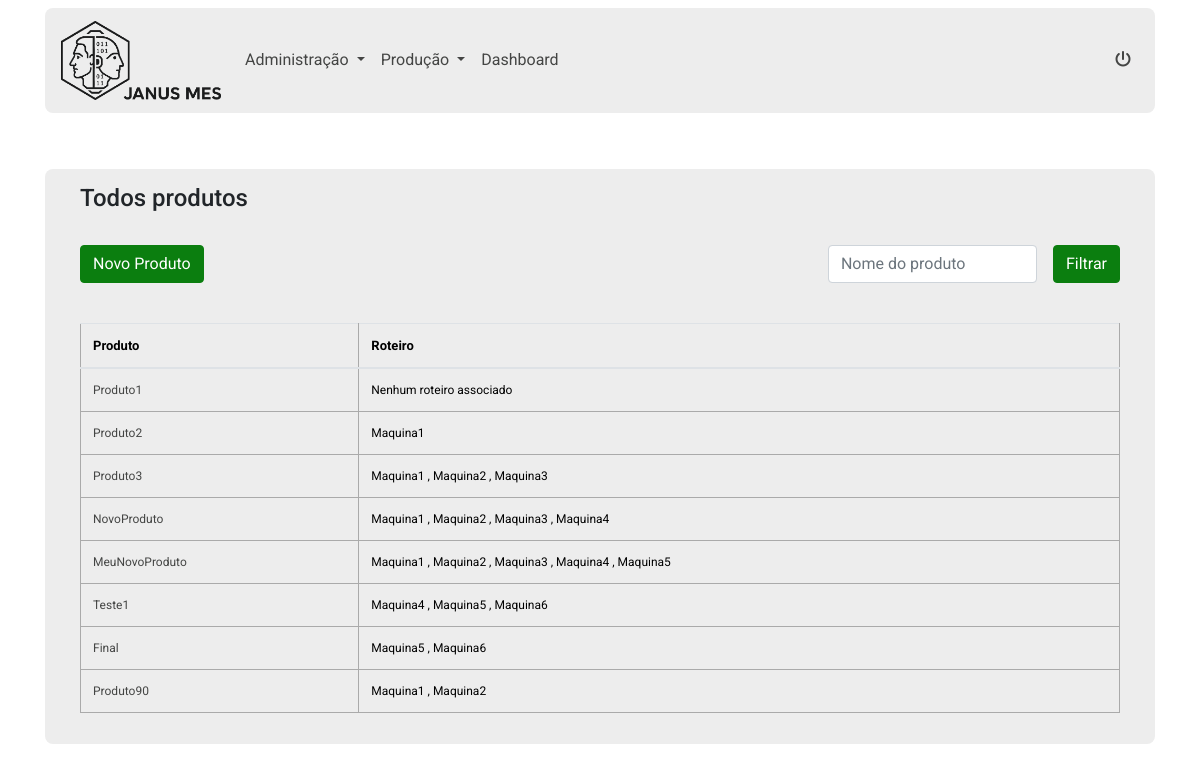
Page /products (signed in) on the earlier database version.
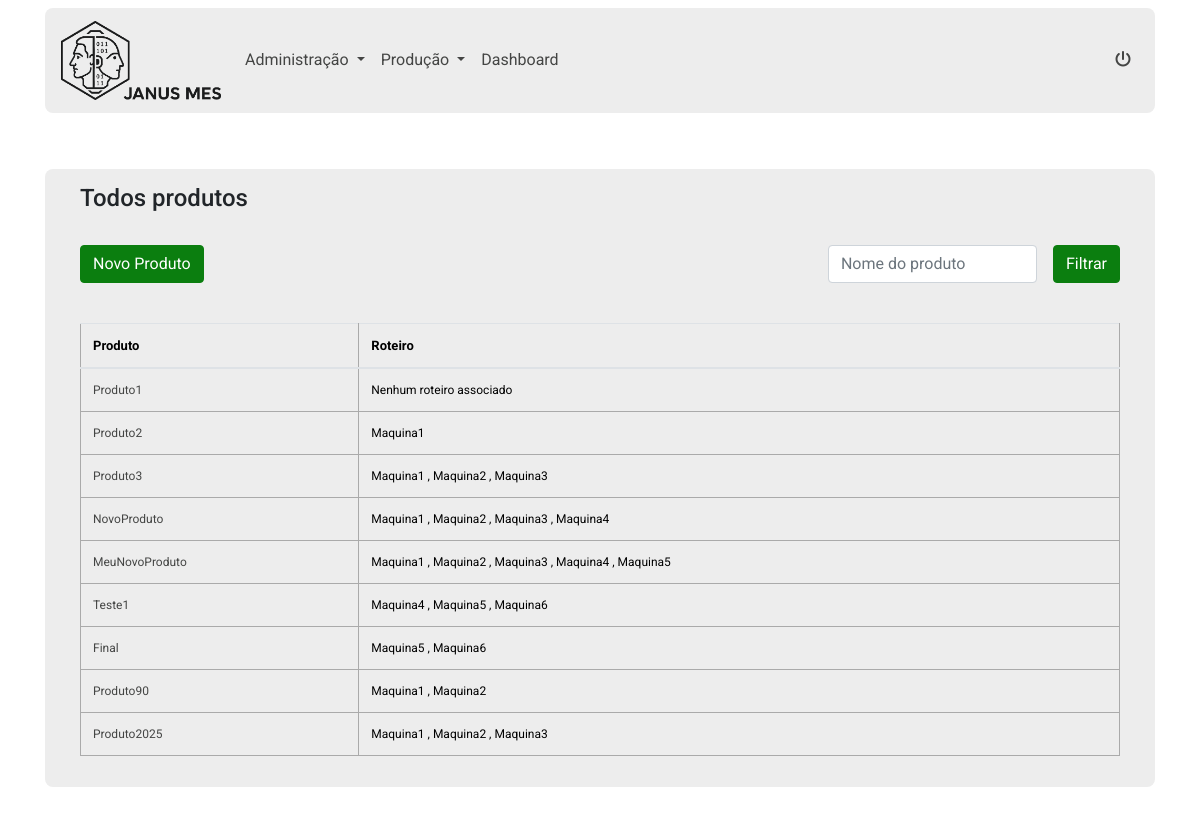
Same page on the later database version.
### app.py (models this page shows)
class Product(db.Model):
    id = db.Column(db.Integer, primary_key=True)
    nome = db.Column(db.String(100), nullable=False)
    ultima_producao = db.Column(db.DateTime)
    access_points = db.relationship('AccessPoint', secondary=products_access_points, backref=db.backref('products', lazy='dynamic'))

class AccessPoint(db.Model):
    id = db.Column(db.Integer, primary_key=True)
    name = db.Column(db.String(100), unique=True, nullable=False)

### app.py (the view)
@app.route('/products', methods=['GET', 'POST'])
@login_required
def products():
    form = TaskForm()
    produtos = Product.query.all()
    access_points = AccessPoint.query.all()
    if request.method == 'POST':
        produto_nome = request.form['nome']
        produtos = Product.query.filter(Product.nome.ilike(f"%{produto_nome}%")).all()
    return render_template('products.html', produtos=produtos, access_points=access_points, form=form)

### app.py
class TaskForm(FlaskForm):
    content = StringField(validators=[DataRequired(), Length(min=5, max=200)])
    submit = SubmitField('Atualizar')

### app.py (called while the page is built)
@login_manager.user_loader
def load_user(user_id):
    return User.query.get(int(user_id))

### templates/products.html (shortened to what this page needs)
{% extends 'base.html' %}
{% block head %}
<link rel="stylesheet" href="{{ url_for('static', filename='css/styles.css') }}">
{% endblock %}
{% block body %}
<div class="produtos py-5">
    <div class="container">
        <div class="row">
            <div class="col-12">
                <div class="produtos-container">
                    <div class="row">
                        <div class="col-12">
                            <h4>Todos produtos</h4>
                        </div>
                        <div class="col-12 py-4">
                            <div class="d-flex align-items-center justify-content-between w-100 h-100">
                                <button type="button" class="btn btn-primary" data-toggle="modal" data-target="#modalNovoProduto">Novo Produto</button>
                                <div class="d-flex align-items-center justify-content-center">
                                    <form method="POST" class="d-flex align-items-center justify-content-center">
                                        <input class="form-control" type="text" placeholder="Nome do produto" name="nome">
                                        <button type="submit" class="ml-3 btn btn-primary">Filtrar</button>
                                    </form>
                                </div>
                            </div>
                        </div>
                        <div class="col-12 mt-3">
                            <div class="table-responsive">
                                <table class="table">
                                    <thead>
                                        <tr>
                                            <th>Produto</th>
                                            <th>Roteiro</th>
                                        </tr>
                                    </thead>
                                    <tbody>
                                        {% for produto in produtos %}
                                        <tr>
                                            <td><a href="{{ url_for('product', id=produto.id) }}">{{ produto.nome }}</a></td>
                                            <td>
                                                {% if produto.access_points %}
                                                    {% for access_point in produto.access_points %}
                                                        {{ access_point.name }}
                                                        {% if not loop.last %}, {% endif %}
                                                    {% endfor %}
                                                {% else %}
                                                    Nenhum roteiro associado
                                                {% endif %}
                                            </td>
                                        </tr>
                                        {% endfor %}
                                    </tbody>
                                </table>
                            </div>
                        </div>
                    </div>
                </div>
            </div>
        </div>
    </div>
</div>
{% endblock %}

Differences in the rows shown:
added Product: nome "Produto2025", AccessPoint (name "Maquina1"), AccessPoint (name "Maquina2"), AccessPoint (name "Maquina3")
